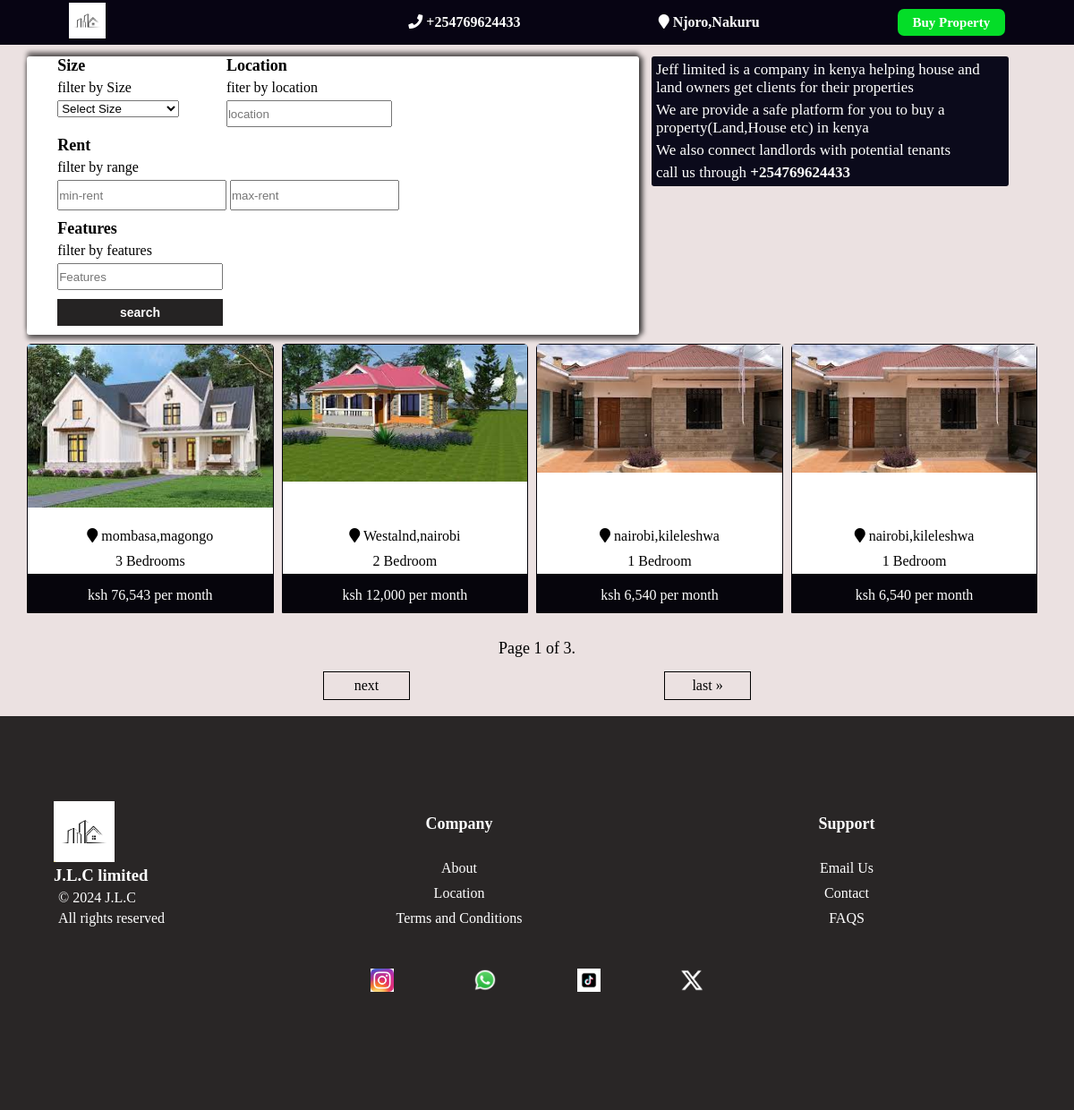
Page /view_property on the committed database.
### app/models.py (models this page shows, shortened)
class Property_for_renting(models.Model):
    owner = models.ForeignKey(Profile,on_delete=models.CASCADE)
    apartment_name = models.CharField( max_length=500,null=True)
    size_choices=(
        ('single room' , 'single room'),
        ('Double room' , 'Double room'),
        ('Bedsitter' , 'Bedsitter'),
        ('1 Bedroom' , '1 Bedroom'),
        ('2 Bedrooms' , '2 Bedrooms'),
        ('3 Bedrooms' , '3 Bedrooms'),
        ('4 Bedrooms' , '4 Bedrooms'),
        ('5 Bedrooms' , '5 Bedrooms'),
        ('Above 5 Bedrooms' , 'Above 5 Bedrooms'),
    )
    size = models.CharField(choices=size_choices , max_length=50)
    features= models.TextField()
    location = models.CharField(max_length=1000)
    pin_location = models.CharField(null=True,blank=True,max_length=1000)
    photos = models.ImageField(upload_to='images/' ,null=True)
    video = models.FileField(upload_to='videos/',blank=True, null=True)
    price = models.IntegerField()
    deposit = models.IntegerField(null=True)
    water_fee = models.IntegerField(null=True)
    garbage_fee = models.IntegerField(null=True)
    landlord_contact = models.CharField(max_length=20,null=True)
    caretaker_contact = models.CharField(max_length=20,blank=True,null=True)
    agent_name =  models.CharField(max_length=2000,blank=True,null=True)
    agent_contact =  models.CharField(max_length=20,blank=True,null=True)
    id_photo_front = models.ImageField(upload_to='images/' ,null=True)
    id_photo_back = models.ImageField(upload_to='images/' ,null=True)
    posted = models.DateTimeField(auto_now=True)
    is_available = models.BooleanField(default=True)

### app/views.py (the view)
# urls.py: path('view_property',views.view_properties,name='view_property'),
def view_properties(request):
     rentals = Property_for_renting.objects.all()
     paginator = Paginator(rentals, 4)
     page = request.GET.get('page')
     try:
          rentals = paginator.page(page)
     except PageNotAnInteger:
          rentals = paginator.page(1)
     except EmptyPage:
          rentals = paginator.page(paginator.num_pages)
     return render (request , 'rentals.html',{'rentals':rentals})

### templates/rentals.html (shortened to what this page needs)
{% extends 'header.html'%}
{% load static %}
{% load humanize %}
{%block content%}
<!DOCTYPE html>
<html lang="en">
<head>
    <link rel="stylesheet" href="{% static 'rentals.css' %}">
</head>
</head>
<body>
    <div class="main-container">
        <div class="search-container">
            <div class="form">
                <form method="POST" action="/search_rentals">
                    <div class="size">
                        <label for="Size">Size </label>
                        <span>filter by Size</span>
                        <select name="Size" id="size-filter">
                            <option value="">Select Size</option>
                        </select>
                    </div>
                    <div class="location">
                        <label for="search-location">Location </label>
                        <span>fiter by location</span>
                        <input type="search" name="location" placeholder="location">
                    </div>
                    <label for="Rent">Rent </label>
                    <span>filter by range</span>
                    <input type="number" class="min-rent" name="min-rent" placeholder="min-rent">
                    <input type="number" class="max-rent" name="max-rent" placeholder="max-rent">
                    <label for="Features">Features </label>
                    <span>filter by features</span>
                    <input type="search" name="Features" placeholder="Features">
                    <input type="submit" class="search-btn" value="search">
                </form>
            </div>
        </div>
        <div class="adverts">
            <p>Jeff limited is a company in kenya helping house and land owners get clients for their properties</p>
            <p>We are provide a safe platform for you to buy a property(Land,House etc) in kenya</p>
            <p>We also connect landlords with potential tenants </p>
            <p>call us through <b>+254769624433</b></p>
        </div>
        {% for rental in rentals reversed %}
        <a href="/property_details/{{rental.id}}">
            <div class="houses-container">
                <div class="photo">
                     <img src="{{rental.photos.url}}">
                </div>
                <div class="details">
                     <p><i class="fa fa-map-marker" aria-hidden="true"></i> {{rental.location}}</p>
                     <p>{{rental.size}}</p>
                </div>
                <div class="cost">
                     <p style="padding-top: 5px;">ksh {{ rental.price|intcomma }} per month</p>
                </div>
             </div>
        </a>
        {% endfor %}
        <div class="pagination">
            <span class="step-links">
                <span class="current">
                    Page {{ rentals.number }} of {{ rentals.paginator.num_pages }}.
                </span>
                <ul>
                    {% if rentals.has_next %}
                    <a href="?page={{ rentals.next_page_number }}">
                       <li>next</li>
                    </a>
                    <a href="?page={{ rentals.paginator.num_pages }}">
                        <li>last &raquo;</li>
                    </a>
                    {% endif %}
                </ul>
            </span>
        </div>
    </div>
    {% endblock %}

### static/header.css (style rules this page uses)
body { padding: 0; margin: 0; height: 100%; }
a { text-decoration: none; }

### static/rentals.css (style rules this page uses)
* { padding: 0; margin: 0; }
body { background-color: rgb(235, 225, 225); }
.main-container { width: 95%; margin-left: auto; margin-right: auto; margin-top: 53px; position: relative; }
.main-container a { color: black; }
.search-container { background-color: white; width: 60%; height: auto; margin-bottom: 10px; margin-top: 10px; display: inline-block; border-radius: 3px; box-shadow: 5px 0 5px rgba(0, 0, 0, 0.5), 0 -5px 5px rgba(0, 0, 0, 0.5), 0 5px 5px rgba(0, 0, 0, 0.5); }
.adverts { background-color: rgb(11, 10, 27); color: white; display: inline-block; margin-left: 10px; margin-top: 10px; vertical-align: top; width: 35%; font-size: 17px; border-radius: 3px; }
p { margin: 5px; }
.size , .location { display: inline-block; width: 30%; }
.size { vertical-align: top; }
.size input , .location input { width: 100%; }
.min-rent , .max-rent { display: inline-block; width: 30%; }
input { display: block; width: 30%; height: 30px; justify-content: center; margin-bottom: 10px; }
label { display: block; font-weight: bold; font-size: 18px; }
span { display: block; padding: 5px 0; }
.search-btn { background-color: rgb(37, 35, 35); color: white; border: none; font-weight: bold; font-size: 14px; }
form { width: 90%; margin-left: auto; margin-right: auto; }
.houses-container { background-color: white; width: 24%; display: inline-block; border-top-left-radius: 5px; border-top-right-radius: 5px; margin-bottom: 5px; margin-right: 5px; border: 1px solid rgb(6, 5, 12); vertical-align: top; }
.photo { width: 100%; height: 200px; overflow: hidden; position: relative; }
.photo img { max-width: 100%; max-heiyght: 100%; object-fit: cover; }
.details { display: flex; flex-direction: column; width: 100%; text-align: center; margin-left: auto; margin-right: auto; }
.cost { width: 100%; color: white; border: none; background-color: rgb(6, 5, 12); height: 43px; display: flex; justify-content: center; align-items: center; text-align: center; }
.pagination { width: 60%; margin-top: 10px; margin-left: auto; margin-right: auto; margin-bottom: 10px; }
.current { font-size: large; margin-bottom: 10px; }
.step-links { display: flex; flex-direction: column; align-items: center; justify-content: center; height: 10vh; }
.step-links ul a { display: flex; align-items: center; justify-content: center; list-style: none; border: 1px solid black; height: 30px; width: 20%; }
.step-links ul { display: flex; justify-content: space-between; align-items: center; width: 70%; }

### rows in the picture
Property_for_renting: photos (picture), location "mombasa,magongo", size "3 Bedrooms", price "76,543"
Property_for_renting: photos (picture), location "Westalnd,nairobi", size "2 Bedroom", price "12,000"
Property_for_renting: photos (picture), location "nairobi,kileleshwa", size "1 Bedroom", price "6,540"
Property_for_renting: photos (picture), location "nairobi,kileleshwa", size "1 Bedroom", price "6,540"

### other values in the picture
{{ rentals.number }} "1"
{{ rentals.paginator.num_pages }} "3"
